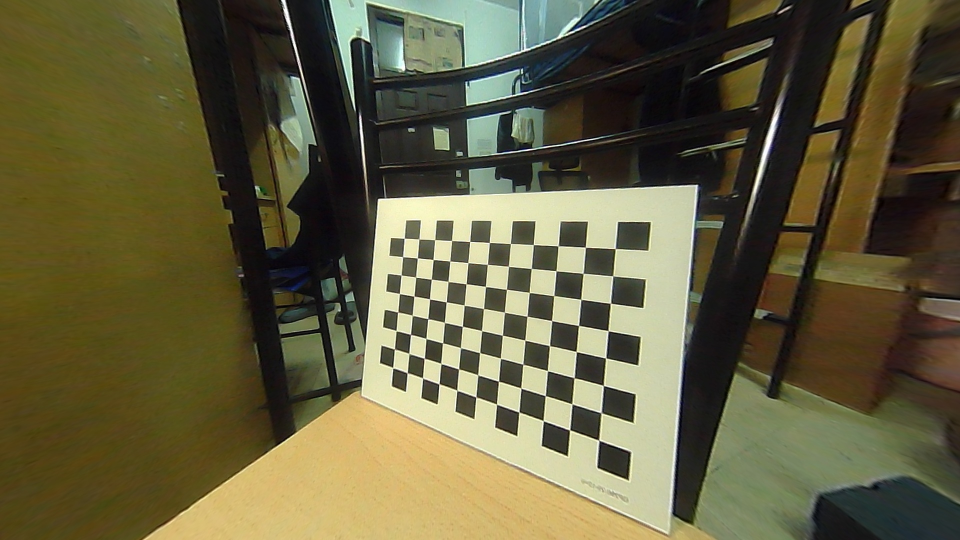
#> input picture data/12.jpg, 1920 x 1080 px, found by its file name (shown at 1/2 size)
$ python '透视变换.py'
#> lines starting #> are read from the running program, lines starting #| are printed output that depends on the picture
import cv2
import numpy as np

img = cv2.imread('12.jpg')
#> img is the input picture: shape (1080, 1920, 3); mean B, G, R 63.2, 94, 99.1
img_resize = cv2.resize(img, None, fx=2, fy=2)
img_resize2 = cv2.resize(img, (960, 300))
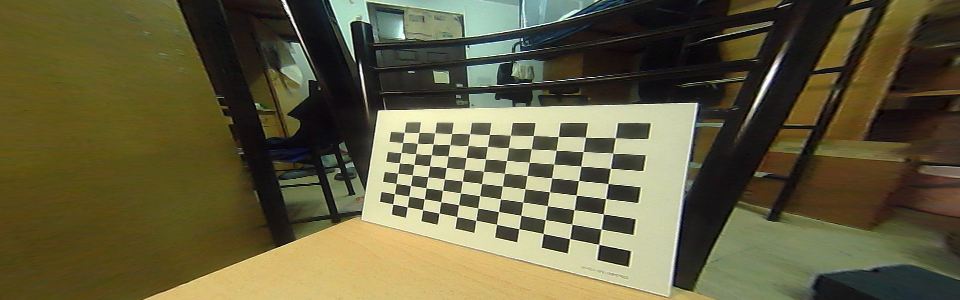
#> img_resize2: shape (300, 960, 3); mean B, G, R 63.1, 93.9, 99.1

#平移
rows, cols, channels = img.shape
#> rows = 1080; cols = 1920; channels = 3
M = np.float32([[1, 0, 700], [0, 1, 400]])
dst = cv2.warpAffine(img, M, (cols, rows))
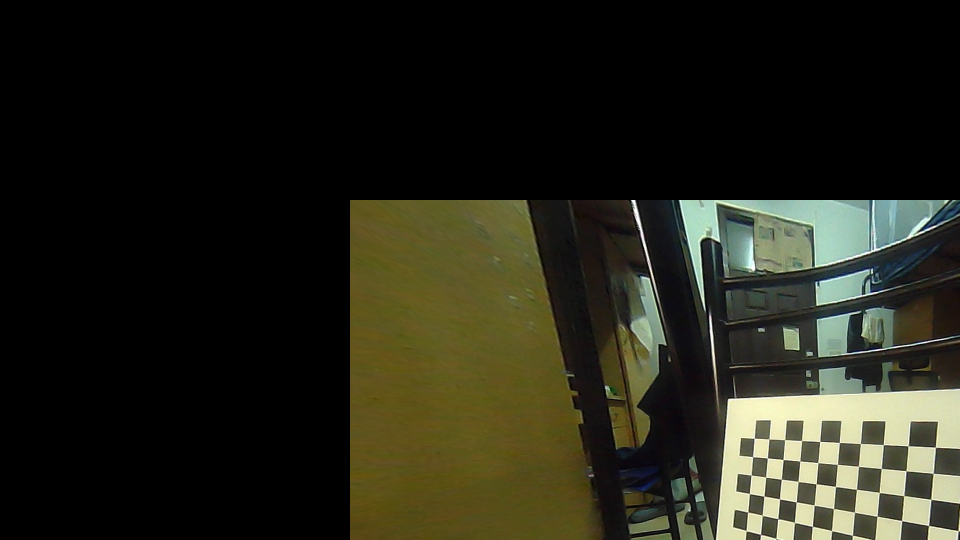
#> dst: shape (1080, 1920, 3) (shown at 1/2 size); mean B, G, R 24.7, 36.3, 36.4
#旋转
M_rotation = cv2.getRotationMatrix2D(((cols-1)/2, (rows-1)/2), 90, 1)
dst2 =cv2.warpAffine(img, M_rotation, (cols, rows))
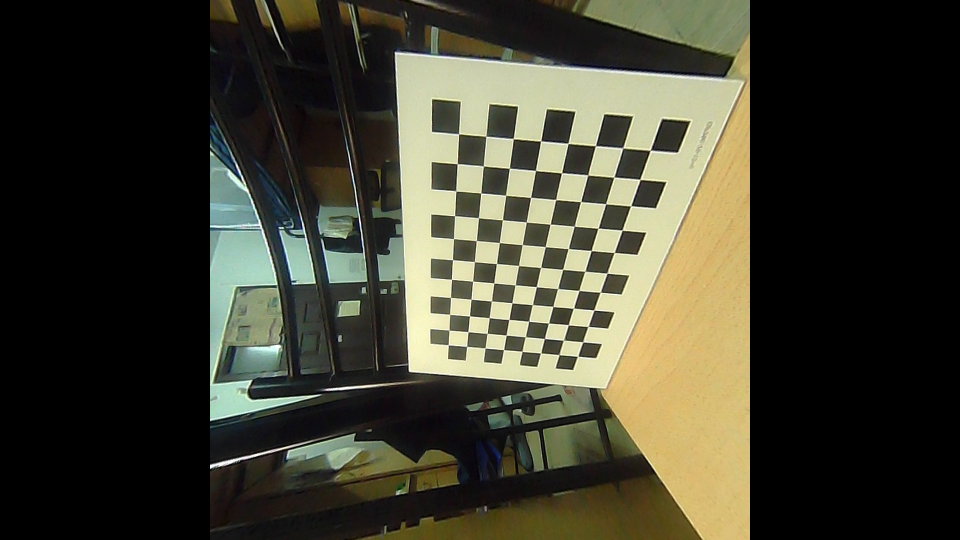
#> dst2: shape (1080, 1920, 3) (shown at 1/2 size); mean B, G, R 48, 62.5, 63.7
#透视（三维，仿射变换为平面变换）
pts1 = np.float32([[810, 480], [785, 740], [1200, 880], [1235, 500]])
pts2 = np.float32([[360, 140], [360, 940], [640, 940], [640, 140]])
M_per = cv2.getPerspectiveTransform(pts1, pts2)
dst3 = cv2.warpPerspective(img, M_per, (1920, 1080))
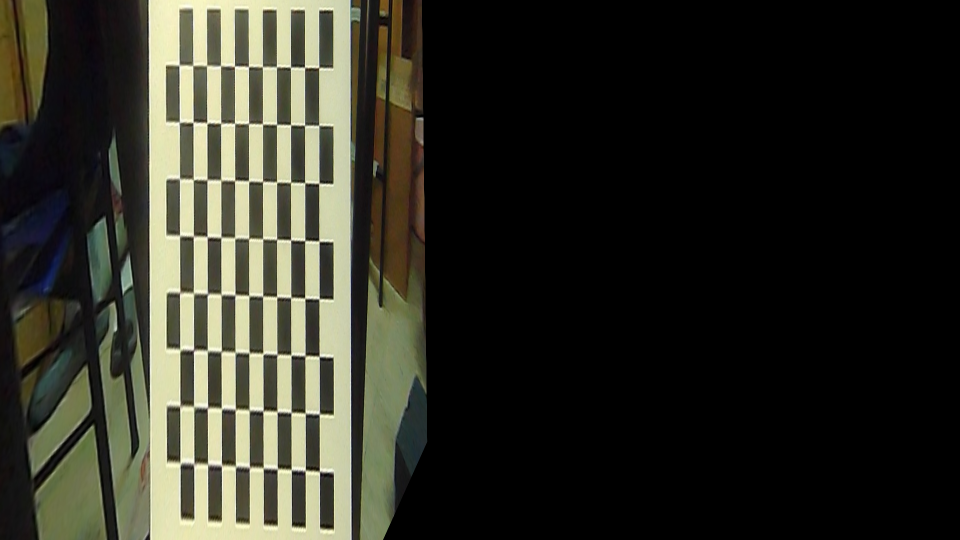
#> dst3: shape (1080, 1920, 3) (shown at 1/2 size); mean B, G, R 37.2, 47, 47.1

cv2.namedWindow('img', cv2.WINDOW_NORMAL)
cv2.imshow("img", dst3)
cv2.waitKey(0)
cv2.destroyAllWindows()
